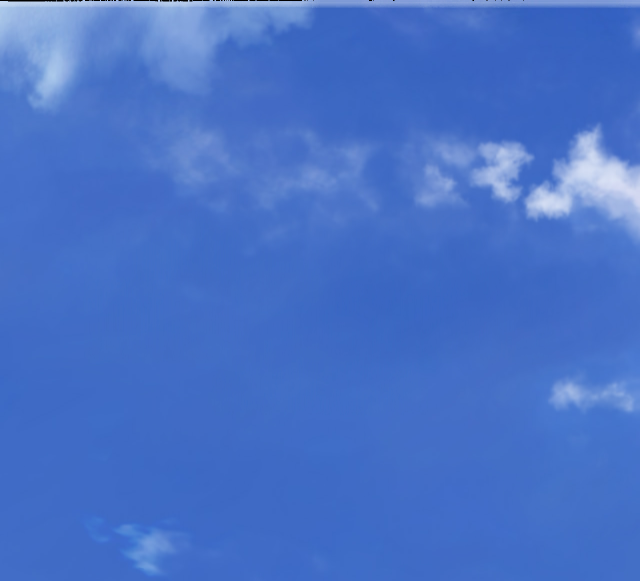
#> input picture movies/letter_iwasawa/_work/sky_mosaic_full.png, 1280 x 1162 px, found by its file name (shown at 1/2 size)
$ python sky_boundary.py
#> lines starting #> are read from the running program, lines starting #| are printed output that depends on the picture
### movies/letter_iwasawa/_work/iwlib.py
"""Shared helpers for the letter_iwasawa subtitle-removal work.

Video facts (measured, see README):
  * source: Theora 1280x720 yuv444p, 30 fps, 3442 *stored* frames = 114.733 s of unique content
    (the Ogg container claims 126.167 s because trailing still frames are folded into granulepos).
  * full-range BT.601:  Y = 0.299R+0.587G+0.114B, U = 128+(B-Y)/1.772, V = 128+(R-Y)/1.402
    white == (254,128,128) after the video's encode/decode round trip.
All analysis uses a full sequential decode written to all.yuv (no -ss seeking, see root README 2.2).
"""
import os
import numpy as np

W_DIR = os.path.dirname(os.path.abspath(__file__))
ROOT = os.path.dirname(W_DIR)
YUV = os.path.join(W_DIR, 'all.yuv')
H, W = 720, 1280
FSIZE = W * H * 3          # yuv444p frame size
NFRAMES = 3442


# [32 lines left out: functions frame, yuv2rgb, rgb2yuv, not called in this run]


def load_png_rgb(path):
    from PIL import Image
    im = Image.open(path)
#> im is the input picture: PIL image 1280x1162 RGB; mean R, G, B 72.2, 113.8, 199.6
    if im.mode != 'RGB':
        im = im.convert('RGB')
    return np.asarray(im, np.float32)

### movies/letter_iwasawa/_work/platefit.py
"""Similarity-transform fitting between a raw_color plate and a video frame."""
import os, sys
import numpy as np, cv2
sys.path.insert(0, os.path.dirname(os.path.abspath(__file__)))
from iwlib import YUV, W, H, FSIZE, yuv2rgb, load_png_rgb, ROOT

_sift = cv2.SIFT_create(nfeatures=4000)
_bf = cv2.BFMatcher()
_cache = {}


# [17 lines left out: functions plate, plate_kp, frame_gray, not called in this run]


def frame_rgb(n):
    with open(YUV, 'rb') as f:
        f.seek(n * FSIZE); buf = f.read(FSIZE)
    a = np.frombuffer(buf, np.uint8)
    y = a[:W*H].reshape(H, W); u = a[W*H:W*H*2].reshape(H, W); v = a[W*H*2:].reshape(H, W)
    return yuv2rgb(y, u, v)


# [30 lines left out: functions fit, coverage, not called in this run]

### movies/letter_iwasawa/_work/sky_boundary.py
"""Joint (offset, fade-gamma) fit for the sky fade-in/fade-out frames."""
import os, sys
import numpy as np
sys.path.insert(0, os.path.dirname(os.path.abspath(__file__)))
from iwlib import W, H, load_png_rgb, ROOT
import platefit as pf

WS = os.path.dirname(os.path.abspath(__file__))
mosaic = load_png_rgb(os.path.join(ROOT, 'sky_mosaic_full.png')).astype(np.float32)
MH = mosaic.shape[0]
#> MH = 1162
DS = 8
ms = mosaic[::DS, ::DS, :]           # ~146 x 160 x 3
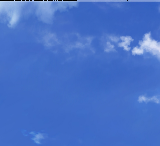
#> ms: shape (146, 160, 3) float32; mean R, G, B 72, 113.6, 199.2
ms = np.concatenate([ms, np.repeat(ms[-1:], 12, axis=0)], axis=0)   # pad bottom
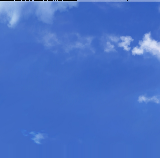
#> ms: shape (158, 160, 3) float32; mean R, G, B 71.4, 113.1, 199.1
msh = H // DS                        # rows needed for one frame
BAND = (300, 500)
WHITE = 254.0


def crop_ds(dy):
    r = dy / DS + np.arange(msh, dtype=np.float32)
    r = np.clip(r, 0, msh - 1.001)
    r0 = np.floor(r).astype(np.int32)
    a = (r - r0)[:, None, None]
    return (1 - a) * ms[r0] + a * ms[r0 + 1]


def fit_frame(n):
    F = pf.frame_rgb(n)[::DS, ::DS, :]
    b0, b1 = BAND[0] // DS, BAND[1] // DS
    m = np.ones(msh, bool); m[b0:b1] = False
    best = None
    for dyq in np.arange(-30, 480, 1.0):
        M = crop_ds(dyq)
        num = ((F - WHITE) * (M - WHITE))[m].sum()
        den = ((M - WHITE) ** 2)[m].sum()
        g = num / den
        res = (((F - WHITE) - g * (M - WHITE)) ** 2)[m].mean()
        if best is None or res < best[0]:
            best = (res, dyq, g)
    # refine dy by parabola on residual
    res0, dy0, g0 = best
    def at(d):
        M = crop_ds(d)
        num = ((F - WHITE) * (M - WHITE))[m].sum()
        den = ((M - WHITE) ** 2)[m].sum()
        g = num / den
        return (((F - WHITE) - g * (M - WHITE)) ** 2)[m].mean(), g
    rm, gm = at(dy0 - 1.0); rp, gp = at(dy0 + 1.0)
    dd = (rm - 2 * res0 + rp)
    sub = 0.5 * (rm - rp) / dd if abs(dd) > 1e-12 else 0.0
    sub = max(-1.0, min(1.0, sub))
    rr, gg = at(dy0 + sub)
    return dy0 + sub, gg, np.sqrt(rr)


if __name__ == '__main__':
    for lo, hi in [(58, 118), (790, 850)]:
        print('--- %d..%d ---' % (lo, hi))
        for n in range(lo, hi):
#> (the run stopped early here; a loop or call above may not have finished)
